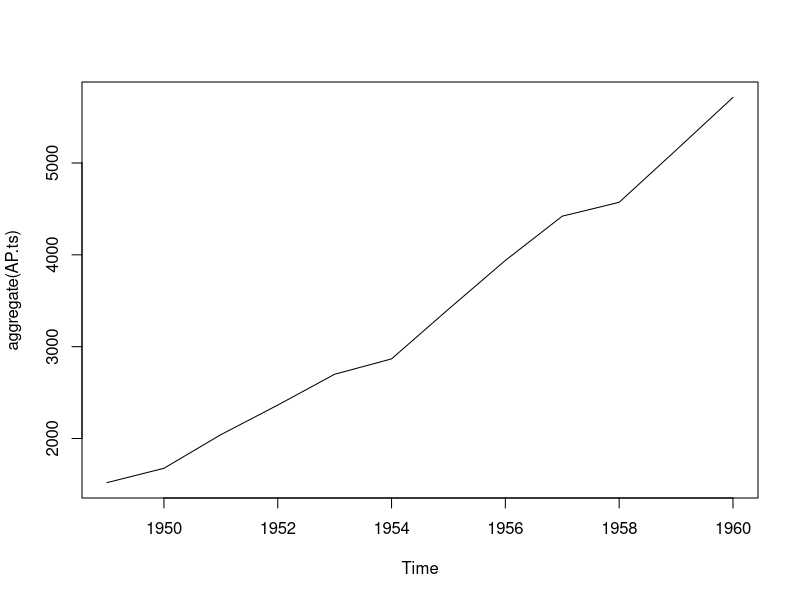
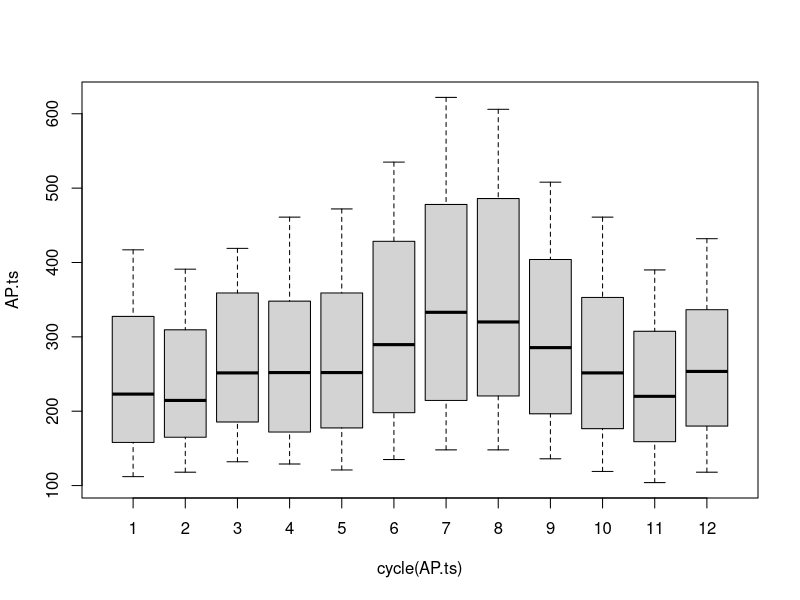
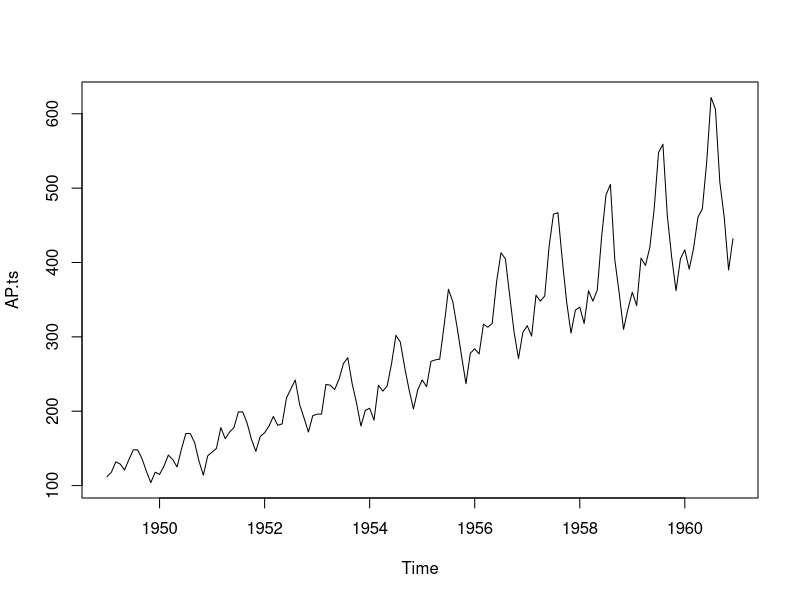
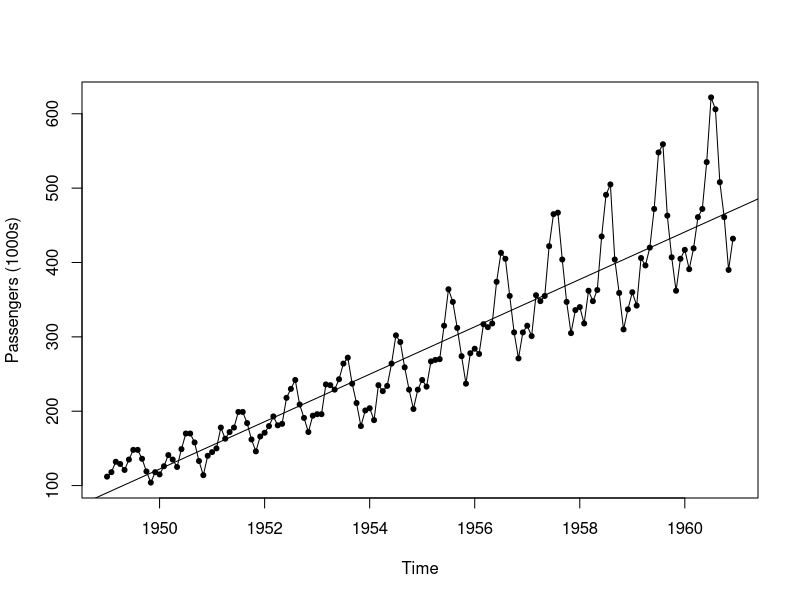
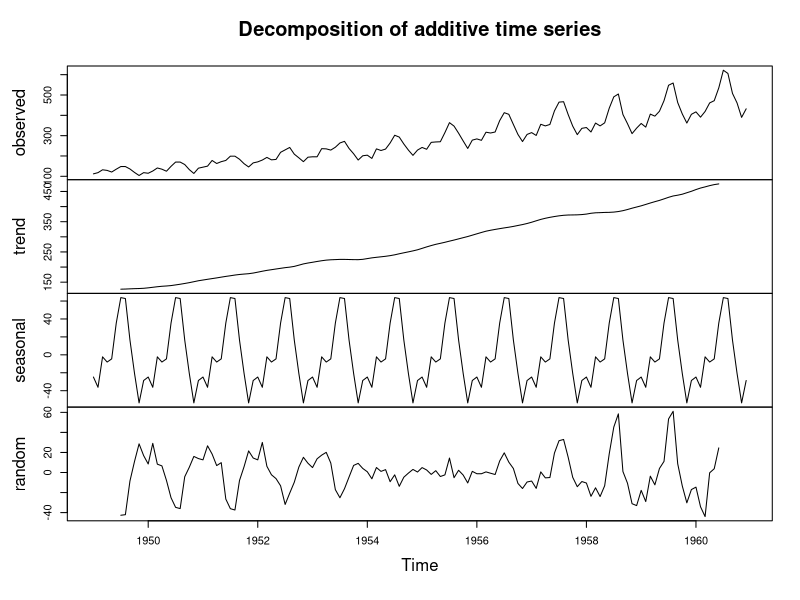
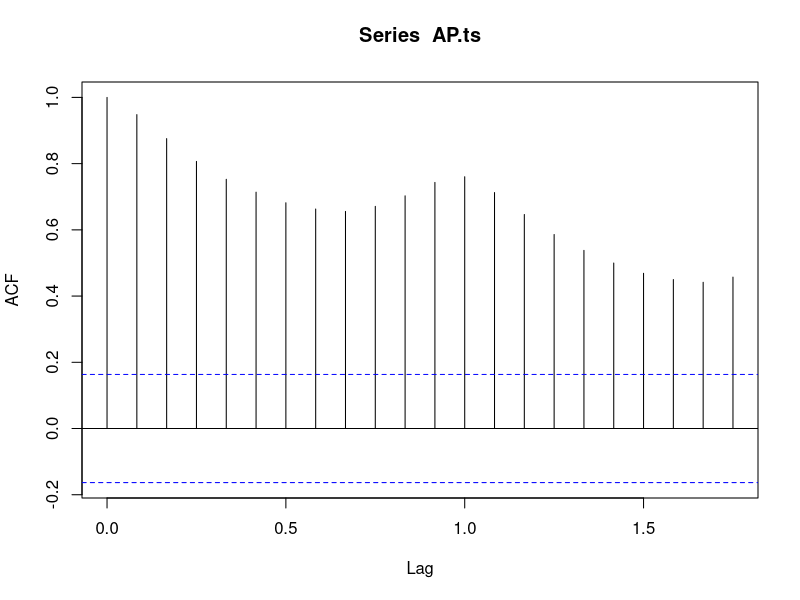
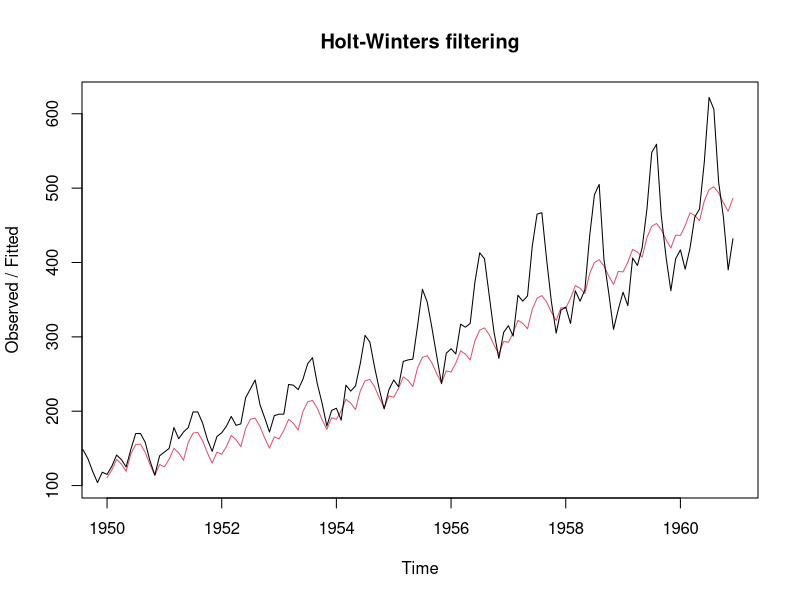
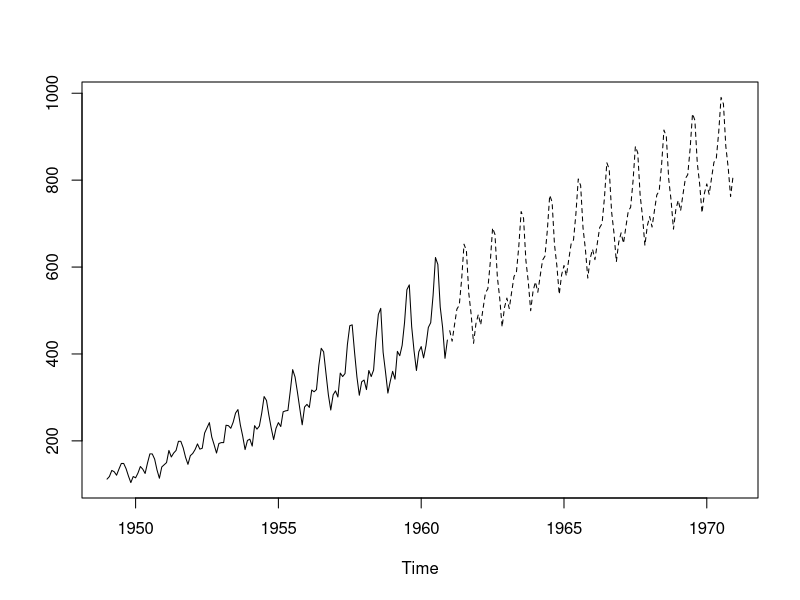

The R script that drew these images, in order:
## ---- chunk 1

data("AirPassengers")
AP.ts<- AirPassengers
## ---- chunk 2

class(AP.ts)
start(AP.ts) 
end(AP.ts) 
frequency(AP.ts) 
summary(AP.ts)



## ---- chunk 3
cycle(AP.ts) 
aggregate(AP.ts) #adds up all of the months for each year
plot(aggregate(AP.ts))

## ---- chunk 4
boxplot(AP.ts~cycle(AP.ts))

## ---- chunk 5
aggregate(AP.ts, FUN=mean)

## ---- chunk 6
plot(AP.ts)
plot(AP.ts, ylab="Passengers (1000s)", type="o", pch=20)
abline(reg=lm(AirPassengers~time(AirPassengers)))

## ---- chunk 7
decompose(AP.ts)
plot(decompose(AP.ts))
## ---- chunk 8
acf(AP.ts)

## ---- chunk 9
plot(HoltWinters(AP.ts, alpha=0.001, beta=1, gamma=0))



## ---- chunk 10
AR.hw <- HoltWinters(AP.ts, seasonal="additive")

summary(AR.hw)



## ---- chunk 11
AR.predict<-predict(AR.hw, n.ahead=10*12)
ts.plot(AP.ts, AR.predict, lty=1:2)
## ---- chunk 12
AR.predict
## ---- chunk 13

library(forecast)


ets_forecast <- ets(AP.ts)
ets_forecast

## ---- chunk 14
plot(ets_forecast)
attributes(ets)
attributes(ets_forecast)
ets_forecast$mse #MSE gives an overall idea of the error occurred during forecasting. 


## ---- chunk 15
forecast.ets(ets_forecast, h=120)

## ---- chunk 16
forecast_ets <- forecast.ets(ets_forecast, h=96)
plot(forecast_ets)
## ---- chunk 17
pacf(AP.ts)


## ---- chunk 18

AP.reg<-lm(AP.ts~time(AP.ts))
summary(AP.reg)
confint(AP.reg)
acf(resid(AP.reg))
pacf(resid(AP.reg))
## ---- chunk 19
AP.ma <- arima(AP.ts, order=c(0,0,3)) #estimates moving average of three time periods of "white noise"

## ---- chunk 20
ar=auto.arima(AP.ts)
summary(ar)
## ---- chunk 21
AP.arma <- arima(AP.ts, order=c(1,0,1)) #1 prior period of AP, 1 prior period of white noise

## ---- chunk 22
AP.arima <- arima(AP.ts, order=c(2,1,2)) 
AP.predict<-predict(AP.arima, n.ahead=60)
ts.plot(AP.ts,AP.predict$pred, lty=1:2)


## ---- chunk 23
library(tseries)
garch(AP.ts, grad="numerical")

